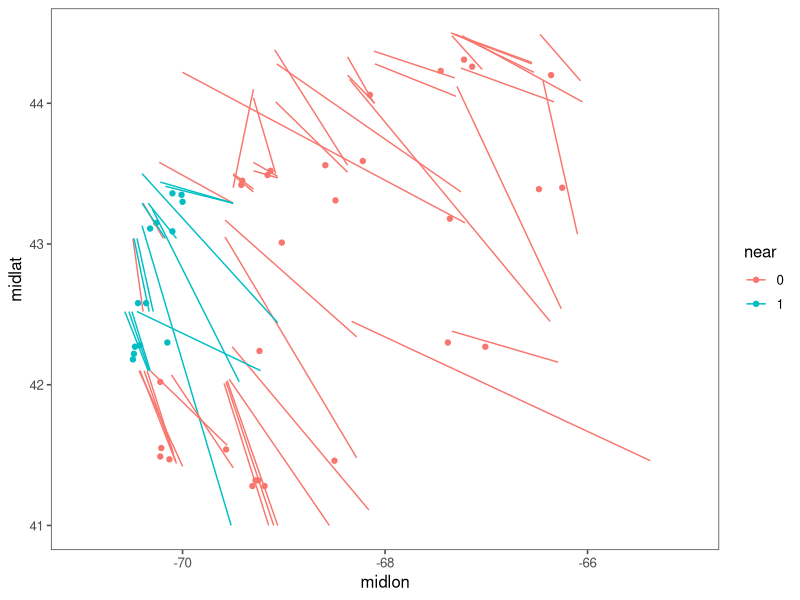

This figure's R source: (Note: this script raises an error after producing the figure.)

## where am I working?
getwd()
setwd(here::here("data/raw_data/NOAA_trawl_data"))
list.files()

## load required packages
library(tidyverse)
library(stringr)
# library(vctrs)
library(ggthemes)

## set plotting theme
theme_set(theme_few())

## import seasonal trawl catch data
f.imp <- list.files(pattern = "SVCAT.csv")
map(f.imp, read_csv) %>% 
  set_names(str_remove(f.imp, pattern = "_2256[0123]_SVCAT.csv")) %>% 
  list2env(.GlobalEnv)
rm(f.imp)

## import stratum information
strata <- read_csv("stratum_information_SVDBS.csv")

## import species list
species <- read_csv("species_list_SVDBS.csv")


# subset strata -----------------------------------------------------------

## subset to strata within the Gulf of Maine
strata <- strata %>% 
  filter(str_detect(stratum_name, "GME"))

## custom function to insert a string after the i-th position
str_insert <- function(x, pos, insert) {
  gsub(paste0("^(.{", pos, "})(.*)$"),
       paste0("\\1", insert, "\\2"),
       x)
}

## format longitude and latitude columns
strata <- strata %>% 
  mutate(across(.cols = midlat:maxlon, 
                ~ str_insert(x = ., pos = 2, insert = ".")), 
         across(.cols = c("midlon", "minlon", "maxlon"), 
                ~ ifelse(is.na(.), NA, paste0("-", .))), 
         across(.cols = midlat:maxlon, ~ as.numeric(.)))


## filter summarized data to include only strata with a midpoint 
## within 100 km of Appledore

## Appledore coordinates
isl_lat <- 42.98683 ## Appledore latitude (decimal degrees)
isl_lon <- -70.60899 ## Appledore longitude (decimal degrees)
station <- cbind(isl_lon, isl_lat)

## midpoint coordinates for strata
sample_locs <- strata[c("midlon", "midlat")]

## calculate the geographic distance matrix from all points to Appledore
dmat <- as.matrix(raster::pointDistance(sample_locs, station, 
                                        lonlat = TRUE))

## how many points are within 100 km?
near_100 <- apply(dmat < 100000, 2, which)
length(near_100) # [1] 13

## add a column to the subset that identifies if the point is within the radius
strata <- strata %>% 
  mutate(near = as.factor(
    if_else(row_number() %in% near_100, 1, 0)))

## Check if that worked
table(strata$near)

## plot strata
ggplot(data = strata, 
       mapping = aes(x = midlon, y = midlat, 
                     group = stratum, colour = near)) + 
  geom_point() + 
  geom_segment(mapping = aes(x = minlon, xend = maxlon, 
                             y = minlat, yend = maxlat)) + 
  scale_x_continuous(limits = c(-71,-65))

write_csv(strata |> filter(near == "1"), "../../strata_used_noaa.csv")
# bind seasonal data together ---------------------------------------------

## bind the seasonal data together in a single table
# autumn <- mutate(autumn, season = "autumn")
# spring <- mutate(spring, season = "spring")
# summer <- mutate(summer, season = "summer")
# winter <- mutate(winter, season = "winter")

## fix issues with column classes (don't match)
summer <- mutate(summer, CATCHSEX = as.character(CATCHSEX))
spring <- mutate(spring, CATCHSEX = as.character(CATCHSEX))

## bind subsets together
all_seasons <- bind_rows(autumn, winter, spring, summer, 
                         .id = "SEASON") %>% 
  mutate(SEASON = recode_factor(SEASON, 
                                "1" = "autumn", "2" = "winter", 
                                "3" = "spring", "4" = "summer"))

## get the year from CRUISE6 
## (= 6 digits, first 4 indicate year, last 2 indicate cruise number)
all_seasons <- all_seasons %>% 
  mutate(YEAR = as.integer(substr(CRUISE6, start = 1, stop = 4)))


# summarise data ----------------------------------------------------------

## calculate the total seasonal species-specific catch and biomass 
## values by year and stratum
per_strata <- all_seasons %>% 
  group_by(STRATUM, YEAR, SEASON, SVSPP) %>% 
  summarise(n_individ = sum(EXPCATCHNUM), 
            tot_mass = sum(EXPCATCHWT), 
            n_station = n_distinct(STATION), 
            n_tow = n_distinct(TOW), 
            n_individ_PUE = n_individ / n_tow, 
            tot_mass_PUE = tot_mass / n_tow)

## filter summarized data to include only strata within near Appledore
per_strata <- per_strata %>% 
  filter(STRATUM %in% unique(strata$stratum[strata$near == 1])) %>% 
  left_join(., species, by = "SVSPP")

## calculate the season-specific averages (across all strata)
per_season <- per_strata %>% 
  group_by(YEAR, SEASON, SVSPP, SCINAME, COMNAME) %>% 
  summarise(avg_individ_PUE = mean(n_individ_PUE, na.rm = TRUE), 
            avg_tot_mass_PUE = mean(tot_mass_PUE, na.rm = TRUE)) %>% 
  ungroup() %>% 
  group_by(SVSPP, SEASON) %>% 
  mutate(scaled_avg_individ_PUE = scale(avg_individ_PUE, 
                                        scale = TRUE, center = FALSE), 
         scaled_avg_tot_mass_PUE = scale(avg_tot_mass_PUE, 
                                         scale = TRUE, center = FALSE))
  
## plot time series of average per-stratum counts (PUE) for AUTUMN
ggplot(data = per_season,
       mapping = aes(x = YEAR, y = scaled_avg_individ_PUE, 
                     colour = SVSPP)) + 
  geom_point() + 
  geom_line() + 
  facet_wrap(~ SEASON) + 
  labs(x = NULL, y = "Scaled number of individuals\nacross all strata") + 
  theme(legend.position = "none")

## plot time series of species of interest in SPRING
ggplot(data = per_season %>% 
         filter(SEASON == "spring", 
                COMNAME %in% c("ATLANTIC COD", "HADDOCK", "CUNNER", 
                               "JONAH CRAB", "ATLANTIC ROCK CRAB", 
                               "RED DEEPSEA CRAB", 
                               "SNOW CRAB", "NORTHERN STONE CRAB", 
                               "AMERICAN LOBSTER")), 
       mapping = aes(x = YEAR, y = scaled_avg_individ_PUE, 
                     colour = COMNAME)) + 
  geom_point() + 
  geom_line() + 
  facet_wrap(~ COMNAME) + 
  theme(legend.position = "none")

## biomasses (total weight of all captured individuals)
ggplot(data = per_season %>% 
         filter(SEASON == "spring", 
                COMNAME %in% c("ATLANTIC COD", "HADDOCK", "CUNNER", 
                               "JONAH CRAB", "ATLANTIC ROCK CRAB", 
                               "RED DEEPSEA CRAB", 
                               "SNOW CRAB", "NORTHERN STONE CRAB", 
                               "AMERICAN LOBSTER")), 
       mapping = aes(x = YEAR, y = scaled_avg_tot_mass_PUE, 
                     colour = COMNAME)) + 
  geom_point() + 
  geom_line() + 
  facet_wrap(~ COMNAME) + 
  theme(legend.position = "none")
